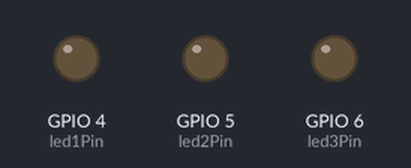
Bench run of a program on a simulated ESP32-S3. Parts: output pins drawn as LEDs (lit = HIGH).

Above: at 0.1 s.
At 0.7 s:
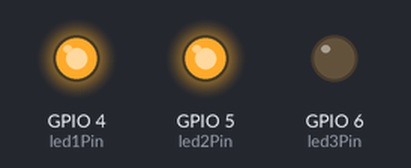
At 1.1 s:
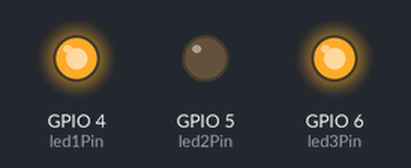
At 1.9 s:
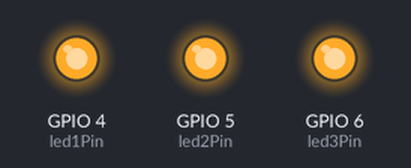
At 3.3 s:
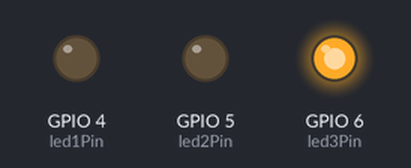
At 4.3 s:
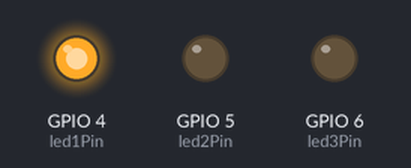
Timing chart, 0 to 4.6 s (numbered marks = the images above):
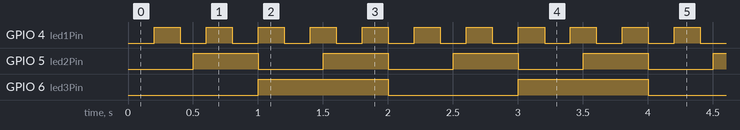

Measured:
- by itself, GPIO 4 (led1Pin): alternates HIGH for 0.20 s and LOW for 0.20 s
- by itself, GPIO 5 (led2Pin): alternates HIGH for 0.50 s and LOW for 0.50 s
- by itself, GPIO 6 (led3Pin): alternates HIGH for 1.0 s and LOW for 1.0 s

The program:

main.cpp
```cpp
#include <Arduino.h>
#include "Config.h"

bool ledState1 = 0;
long lastLed1 = 0;

bool ledState2 = 0;
long lastLed2 = 0;

bool ledState3 = 0;
long lastLed3 = 0;

void setup() {
  pinMode(Config::led1Pin, OUTPUT);
  pinMode(Config::led2Pin, OUTPUT);
  pinMode(Config::led3Pin, OUTPUT);
}

void loop() {
  unsigned long  now = millis();
  if(now - lastLed1 >= Config::delayLed1Pin) {
    lastLed1 = millis();
    ledState1 = !ledState1;
    digitalWrite(Config::led1Pin, ledState1);
  }

  if(now - lastLed2 >= Config::delayLed2Pin) {
    lastLed2 = millis();
    ledState2 = !ledState2;
    digitalWrite(Config::led2Pin, ledState2);
  }

  if(now - lastLed3 >= Config::delayLed3Pin) {
    lastLed3 = millis();
    ledState3 = !ledState3;
    digitalWrite(Config::led3Pin, ledState3);
  }

}
```

Config.h
```cpp
#include "Arduino.h"

class Config {
    public:
        constexpr static uint8_t led1Pin = 4;
        constexpr static uint8_t led2Pin = 5;
        constexpr static uint8_t led3Pin = 6;

        constexpr static uint32_t delayLed1Pin = 200;
        constexpr static uint32_t delayLed2Pin = 500;
        constexpr static uint32_t delayLed3Pin = 1000;

    Config() = delete;
};
```
